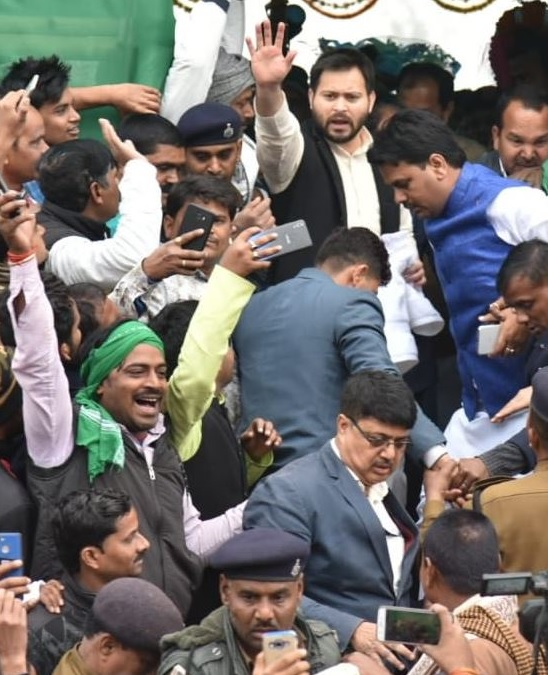
#> input picture tej3.jpg, 548 x 675 px
$ jupyter execute face_count.ipynb
#> lines starting #> are read from the running program, lines starting #| are printed output that depends on the picture; after the words box and inside, x2 and y2 are one past the last pixel; in counts of white or black regions, pixels touching at a corner belong together
[cell 1]
import numpy as np
import cv2

[cell 2]
face_cascade = cv2.CascadeClassifier(cv2.data.haarcascades + "haarcascade_frontalface_default.xml")

[cell 3]
image = cv2.imread('tej3.jpg')
#> image is the input picture: shape (675, 548, 3); mean B, G, R 110.1, 113, 117.9

[cell 4]
grayImage = cv2.cvtColor(image, cv2.COLOR_BGR2GRAY)
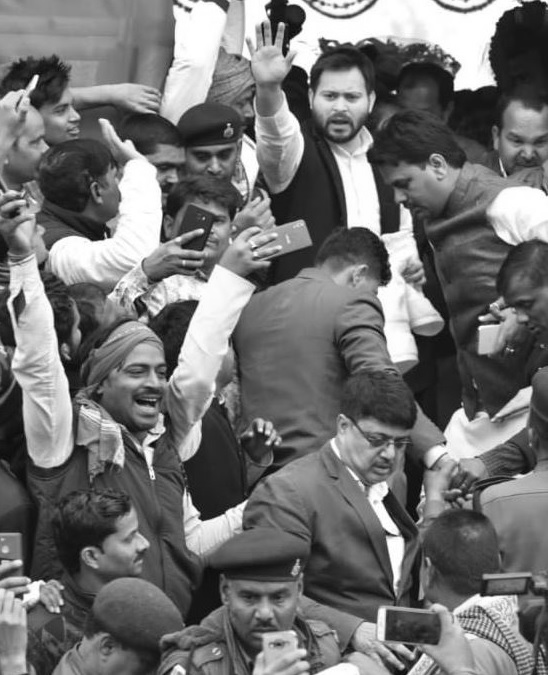
#> grayImage: shape (675, 548); min 4, max 255, mean 114.2

[cell 5]
faces = face_cascade.detectMultiScale(grayImage)
#> faces = [[144, 147, 58, 58], [114, 345, 71, 71], [306, 69, 71, 71], [182, 131, 64, 64], [356, 417, 68, 68], [225, 568, 78, 78]]
print(type(faces))
#| <class 'numpy.ndarray'>
print(faces)
#| [[144 147  58  58]
#|  [114 345  71  71]
#|  [306  69  71  71]
#|  [182 131  64  64]
#|  [356 417  68  68]
#|  [225 568  78  78]]

[cell 6]
print(faces)
#| [[144 147  58  58]
#|  [114 345  71  71]
#|  [306  69  71  71]
#|  [182 131  64  64]
#|  [356 417  68  68]
#|  [225 568  78  78]]
print("Number of faces detected: " + str(faces.shape[0]))
#| Number of faces detected: 6

[cell 7]
for (x,y,w,h) in faces:
    cv2.rectangle(image,(x,y),(x+w,y+h),(0,255,0),1)
#> this loop made 6 passes
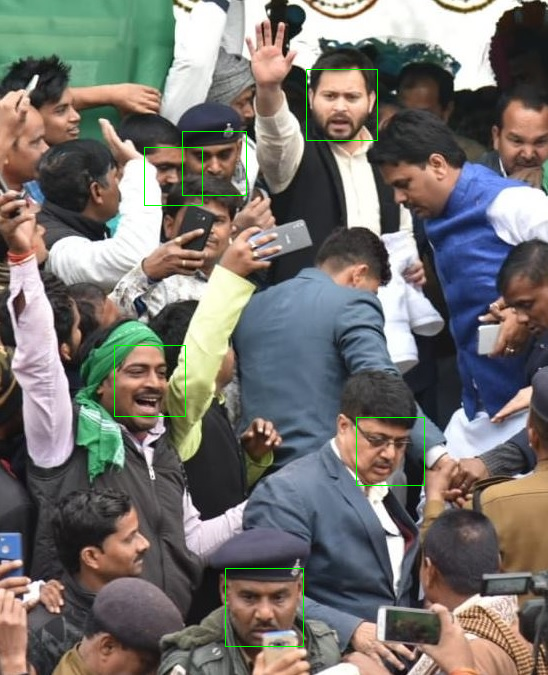
#> image: shape (675, 548, 3); 0.44% of pixels changed, all inside (x1, y1, x2, y2) = (114, 69, 425, 647)

[cell 8]
cv2.rectangle(image, ((0,image.shape[0] -25)),(270, image.shape[0]), (255,255,255), -1)
cv2.putText(image, "Number of faces detected: " + str(faces.shape[0]), (0,image.shape[0] -10), cv2.FONT_HERSHEY_TRIPLEX, 0.5, (0,0,0), 1)
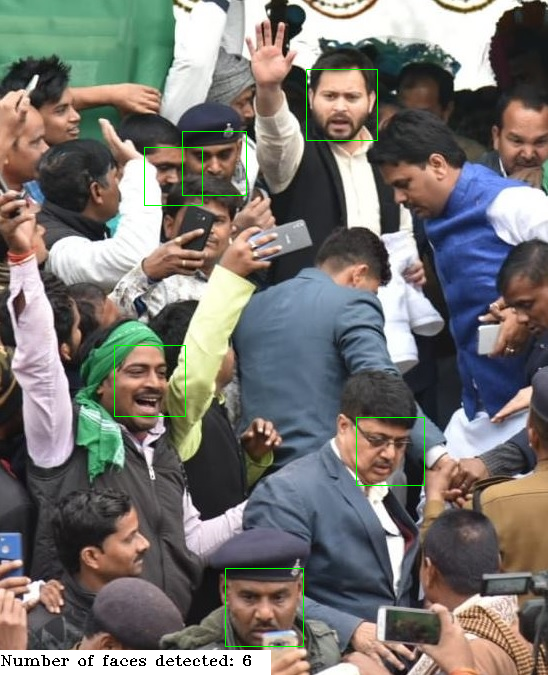
#> image: shape (675, 548, 3); mean B, G, R 112.2, 116, 119.3
